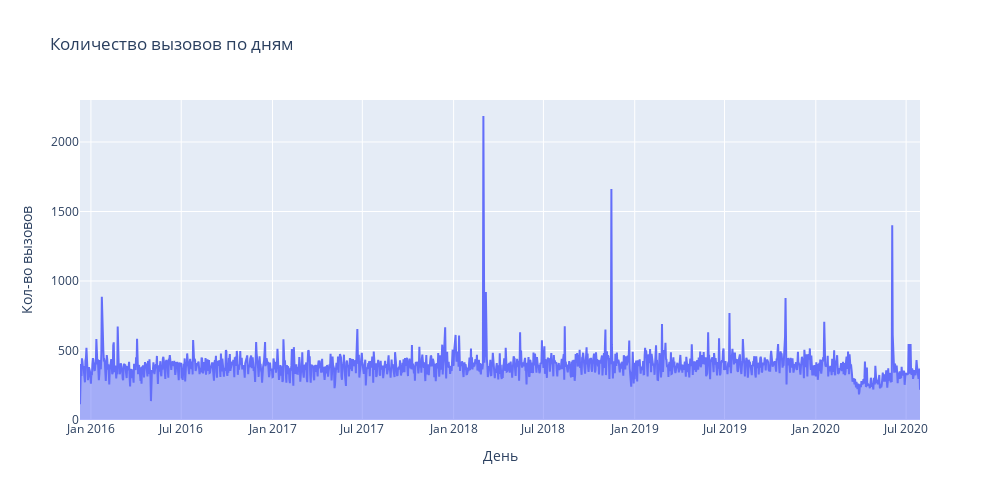

Notebook code cell kept with this figure:
### Code cell
fig = px.area(days_df, x='День', y='Кол-во вызовов', width=1000, height=500,
              title='Количество вызовов по дням')
fig.show()

### Figure 1 — Plotly figure (JSON) as saved in the notebook; plotly's stock layout.template omitted (floating-point values rounded to 4 significant figures; data arrays with more than 128 entries replaced by an {"elided": "..."} marker saying what was removed)
{"data": [{"hovertemplate": "День=%{x}<br>Кол-во вызовов=%{y}<extra></extra>", "legendgroup": "", "line": {"color": "#636efa"}, "mode": "lines", "name": "", "orientation": "v", "showlegend": false, "stackgroup": "1", "type": "scatter", "x": {"elided": "1694 str values"}, "xaxis": "x", "y": {"elided": "1694 int values"}, "yaxis": "y"}], "layout": {"height": 500, "legend": {"tracegroupgap": 0}, "title": {"text": "Количество вызовов по дням"}, "width": 1000, "xaxis": {"anchor": "y", "domain": [0, 1], "title": {"text": "День"}}, "yaxis": {"anchor": "x", "domain": [0, 1], "title": {"text": "Кол-во вызовов"}}}}
